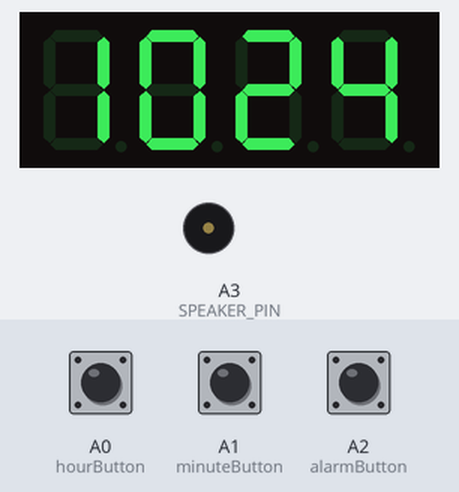
Recording of a program running on a simulated Arduino Uno, built with avr-gcc and run on an emulated ATmega328P. On the bench: 4-digit seven-segment display, buzzer (waves = sounding, pin HIGH). The test bench sets the inputs (shaded band); at power-on: A2 (alarmButton) HIGH, A0 (hourButton) HIGH, A1 (minuteButton) HIGH. The local clock reads 2024-03-15 10:24:30 at power-on unless the program sets it; pins used as bus, display or sensor lines are not drawn.

Above: at 1.2 s.
1.3 s: A2 (alarmButton) pulled LOW for 0.15 s
At 2.1 s:
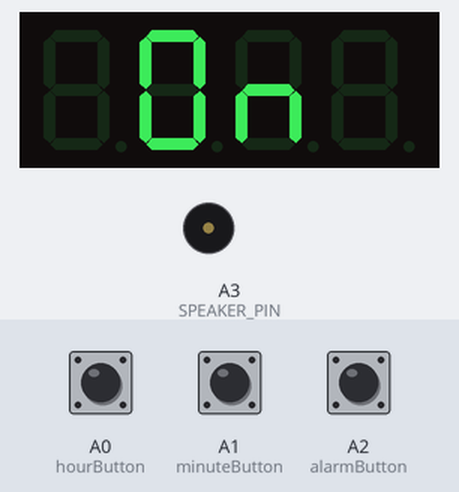
3.8 s: A2 (alarmButton) pulled LOW for 3.2 s
At 5.3 s:
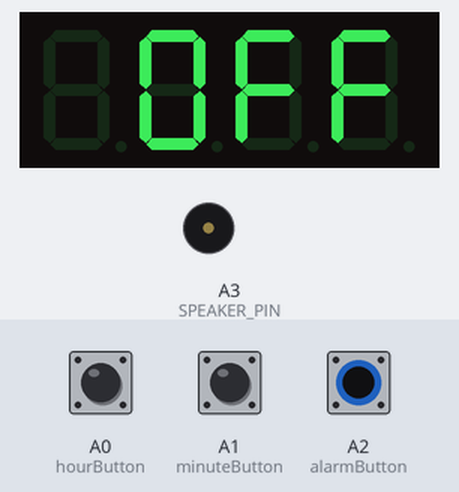
8.5 s: A0 (hourButton) pulled LOW for 1 s
At 10.1 s:
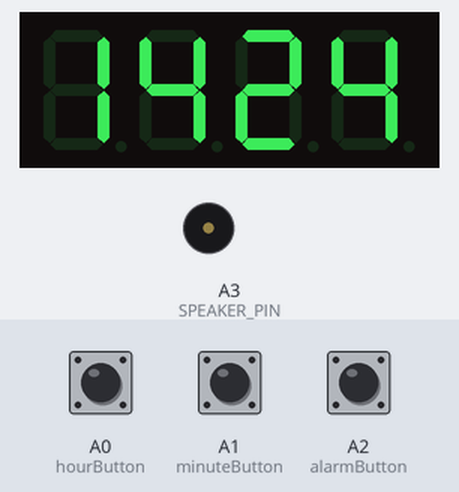
11.0 s: A1 (minuteButton) pulled LOW for 3.2 s
At 14.8 s:
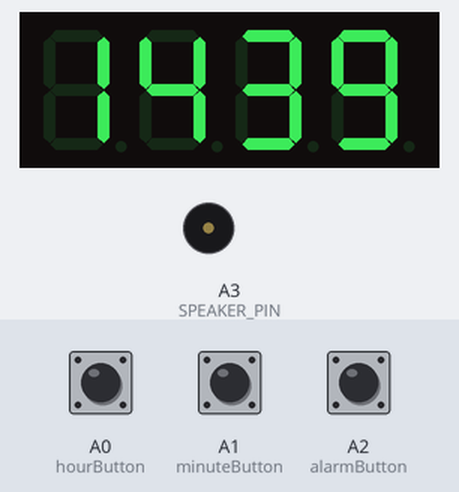
15.7 s: A0 (hourButton) pulled LOW for 0.15 s
At 16.1 s:
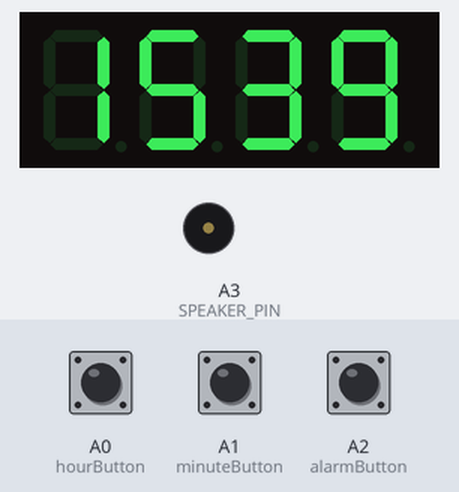
17.3 s: A1 (minuteButton) pulled LOW for 0.15 s
At 18.6 s:
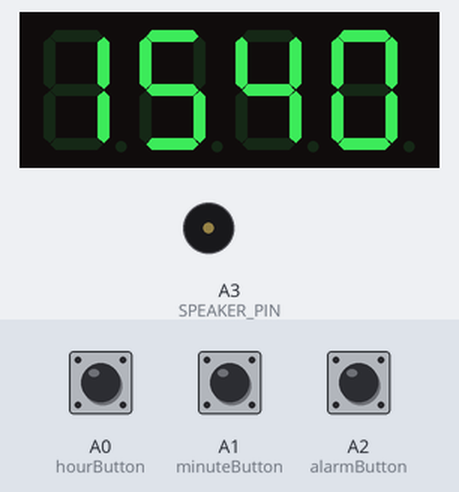
Timing chart, 0 to 19.9 s (numbered marks = the images above; inputs shaded):
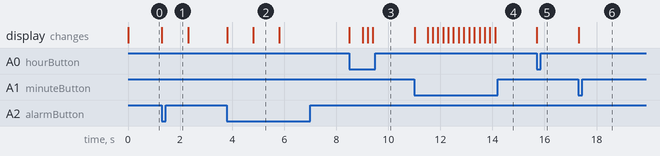

The program:

main.cpp
```cpp
#include <Arduino.h>
#include <SevSeg.h>
#include "Button.h"
#include "AlarmTone.h"
#include "Clock.h"
#include "config.h"

const int COLON_PIN = 13;
const int SPEAKER_PIN = A3;

Button hourButton(A0);
Button minuteButton(A1);
Button alarmButton(A2);

AlarmTone alarmTone;
Clock clock;
SevSeg sevseg;

enum DisplayState {
  DisplayClock,
  DisplayAlarmStatus,
  DisplayAlarmTime,
  DisplayAlarmActive,
  DisplaySnooze,
};

DisplayState displayState = DisplayClock;
long lastStateChange = 0;

void changeDisplayState(DisplayState newValue) {
  displayState = newValue;
  lastStateChange = millis();
}

long millisSinceStateChange() {
  return millis() - lastStateChange;
}

void setColon(bool value) {
  digitalWrite(COLON_PIN, value ? LOW : HIGH);
}

void displayTime() {
  DateTime now = clock.now();
  bool blinkState = now.second() % 2 == 0;
  sevseg.setNumber(now.hour() * 100 + now.minute());
  setColon(blinkState);
}

void clockState() {
  displayTime();

  if (alarmButton.read() == Button::RELEASED && clock.alarmActive()) {
    // Read alarmButton has_changed() to clear its state
    alarmButton.has_changed();
    changeDisplayState(DisplayAlarmActive);
    return;
  }

  if (hourButton.pressed()) {
    clock.incrementHour();
  }
  if (minuteButton.pressed()) {
    clock.incrementMinute();
  }
  if (alarmButton.pressed()) {
    clock.toggleAlarm();
    changeDisplayState(DisplayAlarmStatus);
  }
}

void alarmStatusState() {
  setColon(false);
  sevseg.setChars(clock.alarmEnabled() ? " on" : " off");
  if (millisSinceStateChange() > ALARM_STATUS_DISPLAY_TIME) {
    changeDisplayState(clock.alarmEnabled() ? DisplayAlarmTime : DisplayClock);
    return;
  }
}

void alarmTimeState() {
  DateTime alarm = clock.alarmTime();
  sevseg.setNumber(alarm.hour() * 100 + alarm.minute(), -1);

  if (millisSinceStateChange() > ALARM_HOUR_DISPLAY_TIME || alarmButton.pressed()) {
    changeDisplayState(DisplayClock);
    return;
  }

  if (hourButton.pressed()) {
    clock.incrementAlarmHour();
    lastStateChange = millis();
  }
  if (minuteButton.pressed()) {
    clock.incrementAlarmMinute();
    lastStateChange = millis();
  }
  if (alarmButton.pressed()) {
    changeDisplayState(DisplayClock);
  }
}

void alarmState() {
  displayTime();

  if (alarmButton.read() == Button::RELEASED) {
    alarmTone.play();
  }
  if (alarmButton.pressed()) {
    alarmTone.stop();
  }
  if (alarmButton.released()) {
    alarmTone.stop();
    bool longPress = alarmButton.repeat_count() > 0;
    if (longPress) {
      clock.stopAlarm();
      changeDisplayState(DisplayClock);
    } else {
      clock.snooze();
      changeDisplayState(DisplaySnooze);
    }
  }
}

void snoozeState() {
  sevseg.setChars("****");
  if (millisSinceStateChange() > SNOOZE_DISPLAY_TIME) {
    changeDisplayState(DisplayClock);
    return;
  }
}

void setup() {
  Serial.begin(115200);

  clock.begin();

  hourButton.begin();
  hourButton.set_repeat(500, 200);

  minuteButton.begin();
  minuteButton.set_repeat(500, 200);

  alarmButton.begin();
  alarmButton.set_repeat(1000, -1);

  alarmTone.begin(SPEAKER_PIN);

  pinMode(COLON_PIN, OUTPUT);

  byte digits = 4;
  byte digitPins[] = {2, 3, 4, 5};
  byte segmentPins[] = {6, 7, 8, 9, 10, 11, 12};
  bool resistorsOnSegments = false;
  bool updateWithDelays = false;
  bool leadingZeros = true;
  bool disableDecPoint = true;
  sevseg.begin(DISPLAY_TYPE, digits, digitPins, segmentPins, resistorsOnSegments,
               updateWithDelays, leadingZeros, disableDecPoint);
  sevseg.setBrightness(90);
}

void loop() {
  sevseg.refreshDisplay();

  switch (displayState) {
    case DisplayClock:
      clockState();
      break;

    case DisplayAlarmStatus:
      alarmStatusState();
      break;

    case DisplayAlarmTime:
      alarmTimeState();
      break;

    case DisplayAlarmActive:
      alarmState();
      break;

    case DisplaySnooze:
      snoozeState();
      break;
  }
}
```

AlarmTone.cpp
```cpp
#include <Arduino.h>
#include "AlarmTone.h"

#define TONE_TIME 500
#define TONE_SPACING 100

static const uint16_t TONES[] = {
  500,
  800,
};
const uint16_t NUM_TONES = sizeof(TONES) / sizeof(TONES[0]);

AlarmTone::AlarmTone()
: _playing(false)
, _tone_index(0)
, _last_tone_time(0) {
}

void AlarmTone::begin(uint8_t pin) {
  _pin = pin;
  pinMode(_pin, OUTPUT);
}

void AlarmTone::play() {
  if (!_playing || _last_tone_time + TONE_TIME + TONE_SPACING < millis()) {
    tone(_pin, TONES[_tone_index], TONE_TIME);
    _tone_index = (_tone_index + 1) % NUM_TONES;
    _last_tone_time = millis();
  }
  _playing = true;
}

void AlarmTone::stop() {
  noTone(_pin);
  _tone_index = 0;
  _playing = false;
}
```

AlarmTone.h
```cpp
#ifndef __ALARM_TONE_H__
#define __ALARM_TONE_H__

class AlarmTone {
  public:
    AlarmTone();
    void begin(uint8_t pin);
    void play();
    void stop();

  private:
    uint8_t _pin;
    bool _playing;
    uint8_t _tone_index;
    unsigned long _last_tone_time;
};

#endif
```

Button.cpp
```cpp
#include "Button.h"
#include <Arduino.h>

Button::Button(uint8_t pin, uint16_t debounce_ms)
:  _pin(pin)
,  _delay(debounce_ms)
,  _state(HIGH)
,  _ignore_until(0)
,  _has_changed(false)
,  _reported_repeats(0)
,  _repeat_delay_ms(-1)
,  _repeat_ms(-1)
{
}

void Button::begin()
{
	pinMode(_pin, INPUT_PULLUP);
}

bool Button::read()
{
	if (_ignore_until > millis())
	{
	}
	else if (digitalRead(_pin) != _state)
	{
		_state = !_state;

		if (_state == RELEASED)
		{
			_reported_repeats = repeats_since_press();
		}

		else
		{
			_reported_repeats = 0;
		}

		_ignore_until = millis() + _delay;
		_has_changed = true;
	}

	return _state;
}

bool Button::toggled()
{
	read();
	return has_changed();
}
bool Button::has_changed()
{
	if (_has_changed)
	{
		_has_changed = false;
		return true;
	}
	return false;
}

uint16_t Button::repeat_count()
{
	return _state == PRESSED ? repeats_since_press() : _reported_repeats;
}

bool Button::pressed()
{
	if (read() == PRESSED)
	{
		uint16_t old_repeats = _reported_repeats;
		_reported_repeats = repeats_since_press();
		return (has_changed() || old_repeats != _reported_repeats);
	}
	else
	{
		return false;
	}
}

bool Button::released()
{
	return (read() == RELEASED && has_changed());
}

void Button::set_repeat(int16_t delay_ms, int16_t repeat_ms)
{
	_repeat_delay_ms = delay_ms > _delay ? delay_ms - _delay : 0;
	_repeat_ms = repeat_ms;
}

uint16_t Button::repeats_since_press()
{
 	if (_repeat_delay_ms == -1 || millis() < _ignore_until + _repeat_delay_ms)
	{
		return 0;
	}

	if (_repeat_ms <= 0)
	{
		return 1;
	}

	uint32_t press_time = millis() - _ignore_until;
	return 1 + (press_time - _repeat_delay_ms) / _repeat_ms;
}
```

Button.h
```cpp
#ifndef Button_h
#define Button_h
#include "Arduino.h"

class Button
{
	public:
		Button(uint8_t pin, uint16_t debounce_ms = 100);
		void begin();
		bool read();
		bool toggled();
		bool pressed();
		bool released();
		bool has_changed();
		uint16_t repeat_count();
		void set_repeat(int16_t delay_ms, int16_t repeat_ms);

		const static bool PRESSED = LOW;
		const static bool RELEASED = HIGH;

	private:
		uint16_t repeats_since_press();

		uint8_t  _pin;
		uint16_t _delay;
		bool     _state;
		uint32_t _ignore_until;
		bool     _has_changed;
		uint16_t _reported_repeats;
		int16_t  _repeat_delay_ms;
		int16_t  _repeat_ms;
};

#endif
```

Clock.cpp
```cpp
#include <Arduino.h>
#include "Clock.h"

#define MINUTE 60 * 1000L
#define TIMESPAN_DAY TimeSpan(1, 0, 0, 0)

#define NVRAM_ADDR_ALARM_ENABLED 0
#define NVRAM_ADDR_ALARM_HOUR    1
#define NVRAM_ADDR_ALARM_MINUTE  2


Clock::Clock()
  : _alarm_state(ALARM_OFF)
  , _alarm_snooze_time(0)
  , _alarm_hour(DEFAULT_ALARM_HOUR)
  , _alarm_minute(0) {
}

void Clock::begin() {
# if USE_RTC
  if (!_rtc.begin()) {
    Serial.println("Couldn't find RTC");
    abort();
  }
  _alarm_state = _rtc.readnvram(NVRAM_ADDR_ALARM_ENABLED) ? ALARM_OFF : ALARM_DISABLED;
  _alarm_hour = _rtc.readnvram(NVRAM_ADDR_ALARM_HOUR) % 24;
  _alarm_minute = _rtc.readnvram(NVRAM_ADDR_ALARM_MINUTE) % 60;
# else
  DateTime zeroTime;
  _rtc.begin(zeroTime);
# endif
}

DateTime Clock::now() {
  return _rtc.now();
}

void Clock::incrementMinute() {
  DateTime now = _rtc.now();
  DateTime newTime = DateTime(now.year(), now.month(), now.day(), now.hour(),
                              (now.minute() + 1) % 60);
  _rtc.adjust(newTime);
}

void Clock::incrementHour() {
  DateTime now = _rtc.now();
  DateTime newTime = DateTime(now.year(), now.month(), now.day(),
                              (now.hour() + 1) % 24, now.minute());
  _rtc.adjust(newTime);
}

/***** Alarm management *****/
bool Clock::_isAlarmDueTime() {
  auto currentTime = now();
  auto alarm = alarmTime();
  return ((currentTime.hour() == alarm.hour())
          && (currentTime.minute() == alarm.minute()));
}

bool Clock::alarmEnabled() {
  return _alarm_state != ALARM_DISABLED;
}

bool Clock::alarmActive() {
  switch (_alarm_state) {
    case ALARM_DISABLED:
      return false;

    case ALARM_OFF:
      if (_isAlarmDueTime()) {
        _alarm_state = ALARM_ACTIVE;
        return true;
      }
      return false;

    case ALARM_ACTIVE:
      return true;

    case ALARM_SNOOZED:
      if (millis() >= _alarm_snooze_time) {
        _alarm_state = ALARM_ACTIVE;
        return true;
      }
      return false;

    case ALARM_STOPPED:
      if (!_isAlarmDueTime()) {
        _alarm_state = ALARM_OFF;
      }
      return false;

    default:
      return false;
  }
}


void Clock::toggleAlarm() {
  bool enabled = !alarmEnabled();
  _alarm_state = enabled ? ALARM_OFF : ALARM_DISABLED;
# if USE_RTC
  _rtc.writenvram(NVRAM_ADDR_ALARM_ENABLED, enabled);
# endif
}

DateTime Clock::alarmTime() {
  DateTime now = _rtc.now();
  DateTime alarm = DateTime(now.year(), now.month(), now.day(), _alarm_hour, _alarm_minute);
  return alarm >= now ? alarm : alarm + TIMESPAN_DAY;
}

void Clock::snooze() {
  _alarm_state = ALARM_SNOOZED;
  _alarm_snooze_time = millis() + SNOOZE_TIME * MINUTE;
}

void Clock::stopAlarm() {
  _alarm_state = ALARM_STOPPED;
}

void Clock::incrementAlarmHour() {
  _alarm_hour = (_alarm_hour + 1) % 24;
  _alarm_state = ALARM_OFF;
# if USE_RTC
  _rtc.writenvram(NVRAM_ADDR_ALARM_HOUR, _alarm_hour);
# endif
}

void Clock::incrementAlarmMinute() {
  _alarm_minute = (_alarm_minute + 1) % 60;
  _alarm_state = ALARM_OFF;
# if USE_RTC
  _rtc.writenvram(NVRAM_ADDR_ALARM_MINUTE, _alarm_minute);
# endif
}
```

Clock.h
```cpp
#ifndef __CLOCK_H__
#define __CLOCK_H__

#include <RTClib.h>
#include "config.h"

enum AlarmState {
  ALARM_DISABLED,
  ALARM_OFF,
  ALARM_ACTIVE,
  ALARM_SNOOZED,
  ALARM_STOPPED,
};

class Clock {
public:
  Clock();
  void begin();
  DateTime now();
  void incrementMinute();
  void incrementHour();
  bool alarmEnabled();
  DateTime alarmTime();
  bool alarmActive();
  void toggleAlarm();
  void snooze();
  void stopAlarm();
  void incrementAlarmHour();
  void incrementAlarmMinute();

protected:
  bool _isAlarmDueTime();

  #if USE_RTC
    RTC_DS1307 _rtc;
  #else
    RTC_Millis _rtc;
  #endif

  byte _alarm_hour;
  byte _alarm_minute;
  AlarmState _alarm_state;
  unsigned long _alarm_snooze_time;
};

#endif
```

config.h
```cpp
#ifndef __CONFIG_H__
#define __CONFIG_H__
#define USE_RTC 1
#define DISPLAY_TYPE COMMON_ANODE
const int ALARM_STATUS_DISPLAY_TIME = 1000;
const int ALARM_HOUR_DISPLAY_TIME = 2500;
const int SNOOZE_DISPLAY_TIME = 500;
const int SNOOZE_TIME = 9;
const int DEFAULT_ALARM_HOUR = 9;
#endif
```

Measured:
- after the input at 1.3 s, the display: changes at once (image 1)
- after the input at 8.5 s, the display: first changes at once (image 3 shows a later state)
- after the input at 11.0 s, the display: first changes at once (image 4 shows a later state)
- after the input at 15.7 s, the display: changes at once (image 5)
- after the input at 17.3 s, the display: changes at once (image 6)
- what the display in image 2 shows lasts 1.0 s, from 4.8 s to 5.8 s
